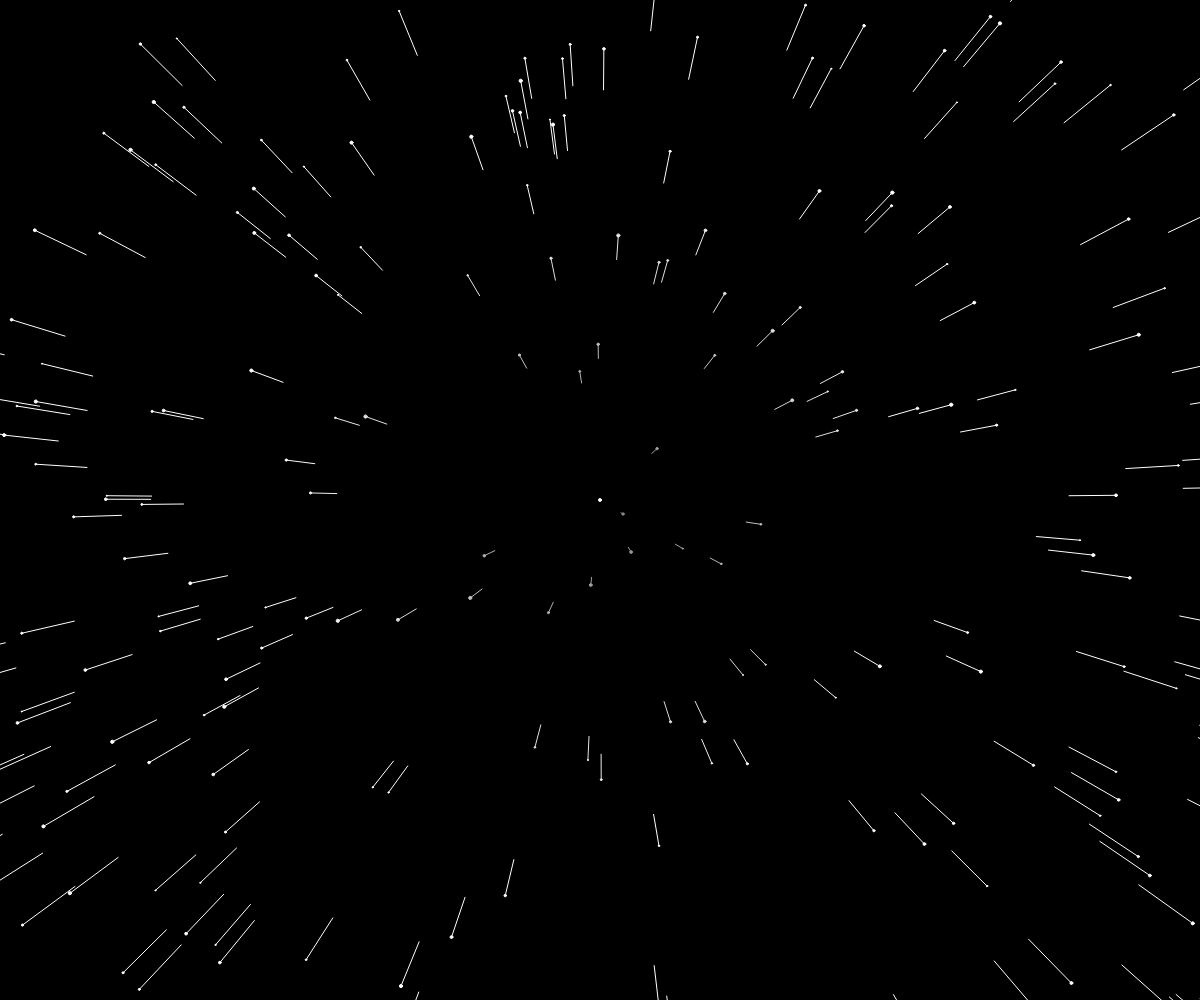
Frame 1 (no input)
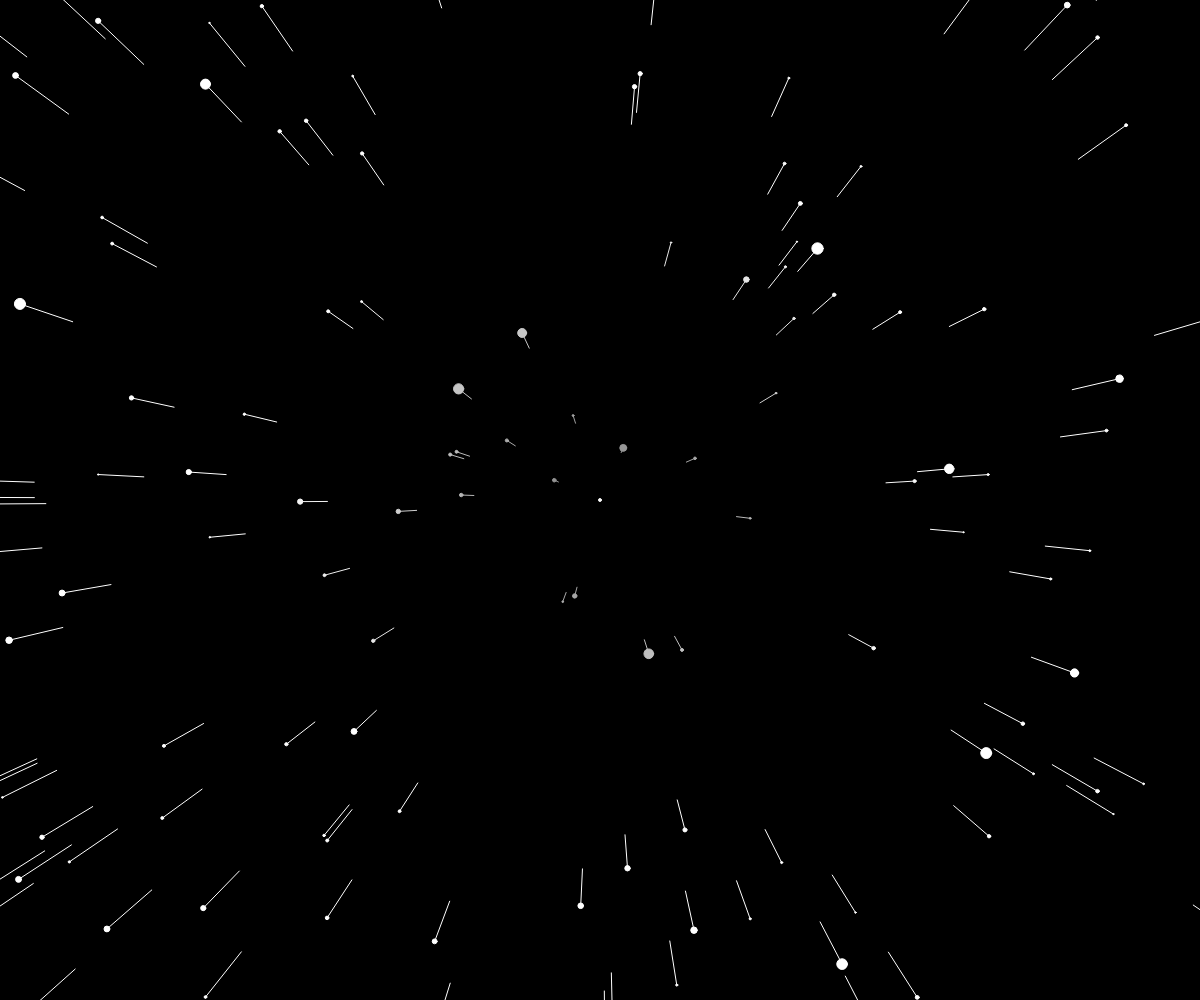
Frame 60 (no input)
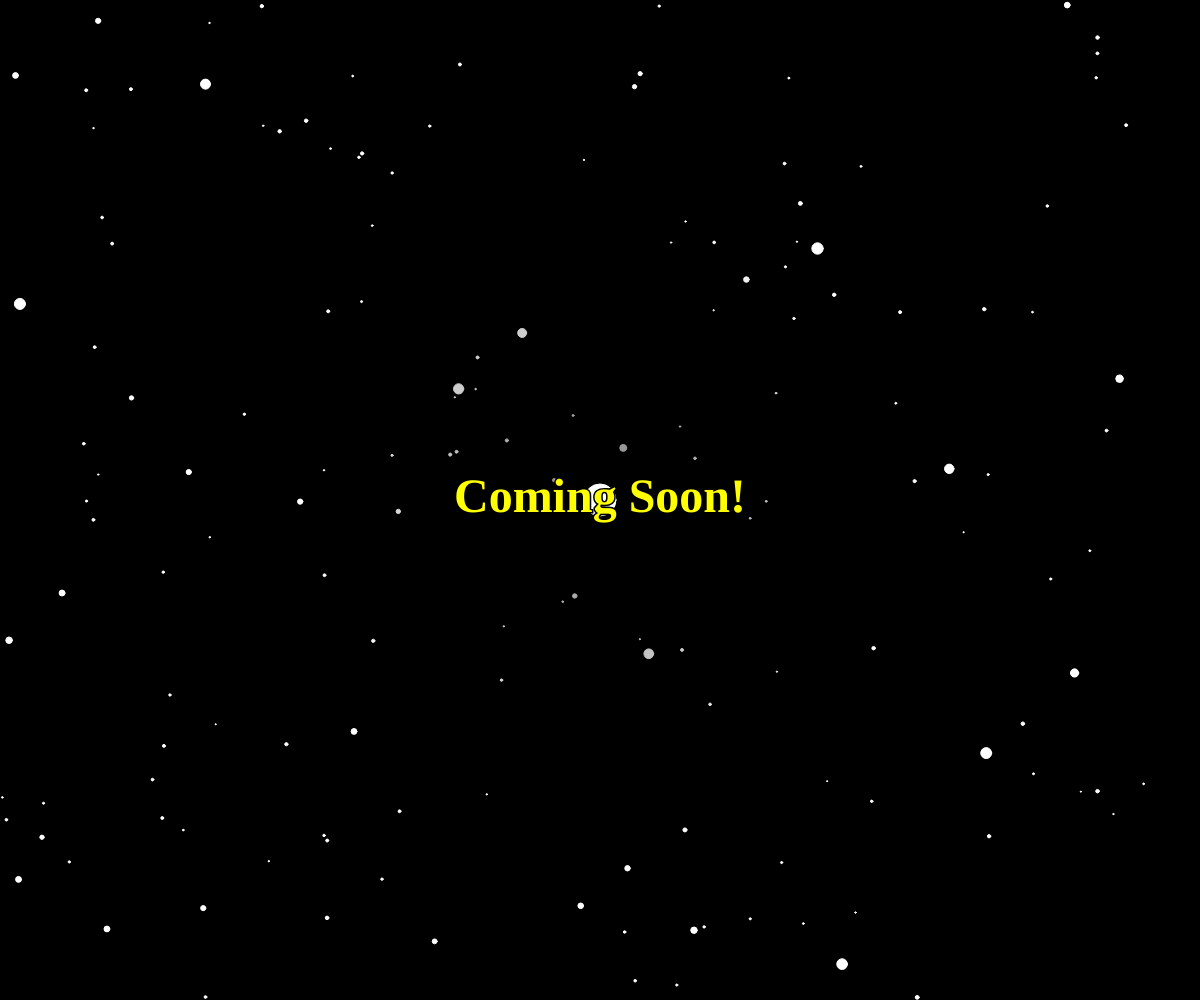
Frame 120 (the mouse pressed at the canvas centre since frame 60)

The p5.js sketch that drew these frames (run headless with seeded random() and noise() and a simulated clock; from frame 60 on, the mouse is pressed at the canvas centre):

// p5.js sketch
// ── sketch.js
class Star {

  constructor() {
    this.update();
  }

  update() {  
    this.radio = random(1, 3);
    this.x = random(-width / 2, width / 2);
    this.y = random(-height / 2, height / 2);
    this.px = random(this.x, width / 2);
    this.py = random(this.y, height / 2);
  }

  show(speed) {
    if (dist(0, 0, this.x, this.y) < mag(width / 2, height / 2)) {
      this.color = map(dist(0, 0, this.x, this.y), 0, 300, 128, 255, true);
      fill(this.color);
      stroke(this.color);
      this.px = this.x;
      this.py = this.y;
      this.x *= speed;
      this.y *= speed;
      this.radio *= speed;
      ellipse(this.x, this.y, this.radio, this.radio);
      line(this.px, this.py, this.x, this.y);
    } else {
      this.update();
    }
  }

}

var stars = [];

function setup() {
  createCanvas(windowWidth, windowHeight);
  for (var i = 0; i < 210; i++) {
    stars[i] = new Star();
  }
}

function draw() {
  background(0);
  translate(width / 2, height / 2);
  for (var i = 0; i < stars.length; i++) {
    stars[i].show(mouseDistance());
  }
  fill(255);
  let distance = map(mouseDistance(), 1, 1.1, 32, 3);
  ellipse(0, 0, distance, distance);
  if (distance > 24) {
    push();
    stroke(0);
    strokeWeight(3);
    textSize(48);
    textStyle(BOLD);
    textFont('Georgia');
    textAlign(CENTER, CENTER);
    fill(255, 255, 0);
    text('Coming Soon!', 0, 0);
    pop();
  }
}

function mouseDistance() {
  return map(dist(width / 2, height / 2, mouseX, mouseY), 0, 300, 1, 1.1, true);
}

function windowResized() {
  resizeCanvas(windowWidth, windowHeight);
}
// ── 404.js
function setup() {
    createCanvas(windowWidth, windowHeight);
    structure = new Structure();
    textAlign(CENTER, CENTER);
    textFont('Georgia');
    frameRate(12);
}

function draw() {
    background(0);
    stroke(255);
    structure.move();
    noStroke();
    fill(255, 255, 0);
    textSize(structure.unit*3);
    text('404', windowWidth / 2, windowHeight / 2);
}

function windowResized() {
    resizeCanvas(windowWidth, windowHeight);
    structure.createNodes();
}
// ── Node.js
class Node {

    constructor() {
        this.x = random(windowWidth);
        this.y = random(windowHeight);
        this.movX = random(-5, 6);
        this.movY = random(-5, 6);
    }

    move() {
        push();
        strokeWeight(6);
        this.x += this.movX;
        this.y += this.movY;
        point(this.x, this.y);
        this.reverseDirection(this.x < 0 || windowWidth < this.x, this.y < 0 || windowHeight < this.y);
        pop();
    }

    reverseDirection(x = true, y = true) {
        if (x) {
            this.movX *= -1;
            this.x += this.movX;
        }
        if (y) {
            this.movY *= -1;
            this.y += this.movY;
        }
    }

}
// ── Structure.js
class Structure {

    constructor() {
        this.createNodes();
    }

    move() {
        for (let i = 0; i < this.nodes.length; i++) {
            this.nodes[i].move();
        }
        this.nodes.sort((nodeA, nodeB) => nodeA.x - nodeB.x);
        for (let i = 0; i < this.nodes.length - 1; i++) {
            let j = i + 1;
            while (j < this.nodes.length && this.nodes[i].x - this.nodes[j].x < this.unit) {
                let distance = dist(this.nodes[i].x, this.nodes[i].y, this.nodes[j].x, this.nodes[j].y);
                if (distance < this.unit) {
                    line(this.nodes[i].x, this.nodes[i].y, this.nodes[j].x, this.nodes[j].y);
                    if (distance < 6) {
                        this.nodes[i].reverseDirection();
                        this.nodes[j].reverseDirection();
                    }
                }
                j++;
            }
        }
    }

    createNodes() {
        this.nodes = [];
        this.unit = min(windowWidth, windowHeight) / 9;
        for (let i = 1; i < this.unit; i++) {
            this.nodes.push(new Node());
        }
        console.log(this.unit);
    }

}
